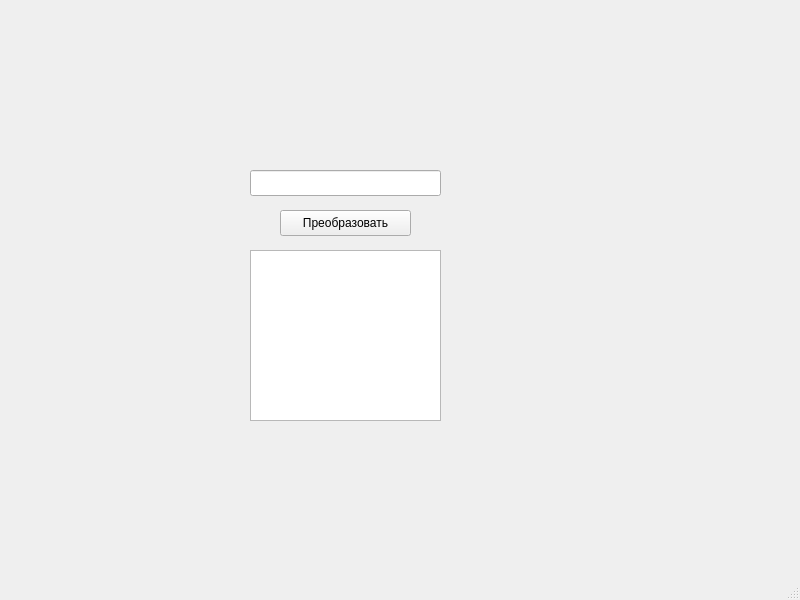
<?xml version="1.0" encoding="UTF-8"?>
<ui version="4.0">
 <class>MainWindow</class>
 <widget class="QMainWindow" name="MainWindow">
  <property name="geometry">
   <rect>
    <x>0</x>
    <y>0</y>
    <width>800</width>
    <height>600</height>
   </rect>
  </property>
  <property name="windowTitle">
   <string>MainWindow</string>
  </property>
  <widget class="QWidget" name="centralwidget">
   <widget class="QLineEdit" name="lineEdit">
    <property name="geometry">
     <rect>
      <x>250</x>
      <y>170</y>
      <width>191</width>
      <height>26</height>
     </rect>
    </property>
   </widget>
   <widget class="QPushButton" name="preobr_button">
    <property name="geometry">
     <rect>
      <x>280</x>
      <y>210</y>
      <width>131</width>
      <height>26</height>
     </rect>
    </property>
    <property name="text">
     <string>Преобразовать</string>
    </property>
   </widget>
   <widget class="QTextEdit" name="textEdit">
    <property name="geometry">
     <rect>
      <x>250</x>
      <y>250</y>
      <width>191</width>
      <height>171</height>
     </rect>
    </property>
   </widget>
  </widget>
  <widget class="QMenuBar" name="menubar">
   <property name="geometry">
    <rect>
     <x>0</x>
     <y>0</y>
     <width>800</width>
     <height>23</height>
    </rect>
   </property>
  </widget>
  <widget class="QStatusBar" name="statusbar"/>
 </widget>
 <resources/>
 <connections/>
</ui>
